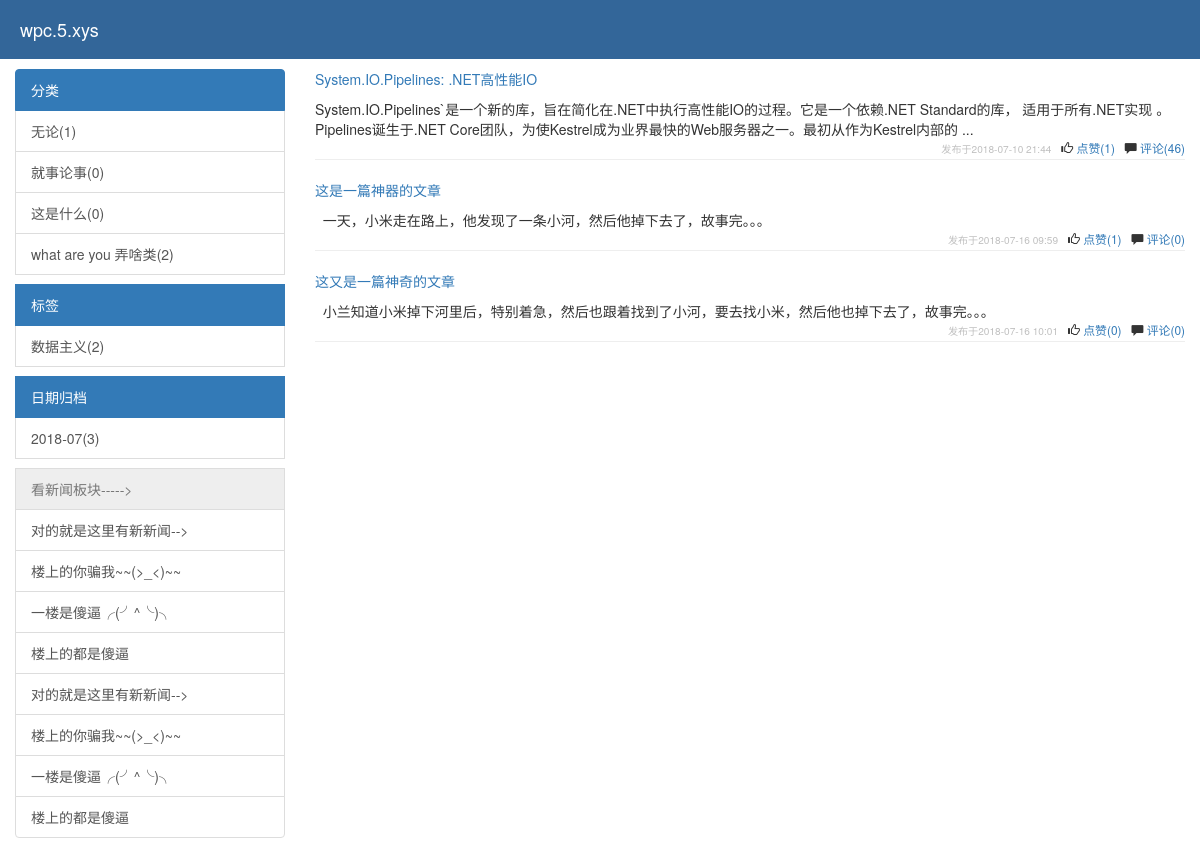
/wpc/, run on the app's committed database.
### blogapp/models.py (models this page shows, shortened)
class Blog(models.Model):
    nid = models.AutoField(primary_key=True)
    title = models.CharField(verbose_name='个人博客标题', max_length=64)
    site_name = models.CharField(verbose_name='站点名称', max_length=64)
    theme = models.CharField(verbose_name='博客主题', max_length=32)

class Category(models.Model):
    nid = models.AutoField(primary_key=True)
    title = models.CharField(verbose_name='分类标题', max_length=32)
    blog = models.ForeignKey(verbose_name='所属博客', to='Blog', to_field='nid', on_delete=models.CASCADE)

class Tag(models.Model):
    nid = models.AutoField(primary_key=True)
    title = models.CharField(verbose_name='标签名称', max_length=32)
    blog = models.ForeignKey(verbose_name='所属博客', to='Blog', to_field='nid', on_delete=models.CASCADE)

class Article(models.Model):
    nid = models.AutoField(primary_key=True)
    title = models.CharField(max_length=50, verbose_name='文章标题')
    desc = models.CharField(max_length=255, verbose_name='文章描述')
    create_time = models.DateTimeField(verbose_name='创建时间', auto_now_add=True)
    content = models.TextField()
    comment_count = models.IntegerField(default=0)
    up_count = models.IntegerField(default=0)
    down_count = models.IntegerField(default=0)
    user = models.ForeignKey(verbose_name='作者', to='UserInfo', to_field='nid', on_delete=models.CASCADE)
    category = models.ForeignKey(to='Category', to_field='nid', null=True, on_delete=models.CASCADE)
    tags = models.ManyToManyField(
        to="Tag",
        through='Article2Tag',
    )

### blogapp/views.py (the view)
# urls.py: re_path('(?P<username>\w+)/(?P<condition>article|category|tag)/(?P<pagam>.*)/', views.home_page),
def home_page(request,username,**kwargs):
    user = UserInfo.objects.filter(username=username).first()
    if not user:
        return render(request,'error.html')
    if kwargs:
        condition = kwargs.get('condition')
        pagam = kwargs.get('pagam')
        if condition == 'category':
            article = Article.objects.filter(user_id=user.pk).filter(category__title=pagam)
        elif condition == 'tag':
            artihcle = Article.objects.filter(user_id=user.pk).filter(tags__title=pagam)
        elif condition == 'article':
            year, month = pagam.split('-')
            print(year, month)
            article = Article.objects.filter(user__username=username).filter(create_time__year=year,
                                                                             create_time__month=month)
    else:
        article = Article.objects.filter(user_id=user.pk)
    blog = user.blog
    category_list = Category.objects.filter(blog=blog).annotate(c=Count('article__title')).values_list("title","c")
    Tag_list = Tag.objects.filter(blog=blog).annotate(c=Count('article__title')).values_list("title","c")
    time = Article.objects.filter(user=user).extra(select={'y_m_time':'strftime("%%Y-%%m",create_time)'}).values('y_m_time').annotate(c=Count('title')).values_list('y_m_time','c')
    return render(request,'home_page.html',locals())

### blogapp/models.py (called while the page is built)
    def __str__(self):
        return self.username

### blogapp/templatetags/my_tags.py (called while the page is built)
@register.inclusion_tag("left_html.html")
def cat_tag_time(username):
    user = UserInfo.objects.filter(username=username).first()
    blog = user.blog
    blog_id = Blog.objects.filter(site_name=user).values('nid').first()
    blog = blog_id.get('nid')
    category_list = Category.objects.filter(blog_id=blog).annotate(c=Count('article__title')).values_list("title", "c")
    Tag_list = Tag.objects.filter(blog_id=blog).annotate(c=Count('article__title')).values_list("title", "c")
    time = Article.objects.filter(user=user).extra(select={'y_m_time': 'strftime("%%Y-%%m",create_time)'}).values(
        'y_m_time').annotate(c=Count('title')).values_list('y_m_time', 'c')
    return {'category_list':category_list,'Tag_list':Tag_list,'time':time,'username':username}

### templates/home_page.html (shortened to what this page needs)
{% extends 'base.html' %}
{% block hearder %}
    <div class="header">
        <p class="title">{{ blog.title }}</p>
</div>
{% endblock %}
{% block container %}
    <div class="container-fluid">
    <div class="row" style="margin-top: 10px">
    {% block comment %}
        <div class="col-md-3">
        {% load my_tags %}
        {% cat_tag_time username %}
        </div>
        <div class="col-md-9">
            {% for art in article %}
                <div class="art_title">
                    <a href="/{{ username }}/articles/{{ art.pk }}"><p>{{ art.title }}</p></a>
                </div>
                <div class="art_desc">
                    <span class="media-left">{{ art.desc }}</span>
                </div>
                <div class="last pull-right small">
                    <span class="ziduan small">发布于{{ art.create_time|date:'Y-m-d H:i' }}</span>&nbsp;&nbsp;
                    <span><span class="glyphicon glyphicon-thumbs-up"></span>&nbsp;<a
                            href="">点赞({{ art.up_count }})</a></span>&nbsp;&nbsp;
                    <span><span class="glyphicon glyphicon-comment"></span>&nbsp;<a
                            href="">评论({{ art.comment_count }})</a></span>
                </div>
                <hr>
            {% endfor %}
        </div>
        {% endblock %}
    </div>
</div>
{% endblock %}

### templates/base.html (shortened to what this page needs)
<!DOCTYPE html>
<html lang="en">
<head>
    <link rel="stylesheet" href="/static/bootstrap/css/bootstrap.css">
</head>
<body>
{% block hearder %}{% endblock %}
{% block container %}{% endblock %}
</body>
</html>

### templates/left_html.html
<div class="list-group">
    <a href="#" class="list-group-item active">
        分类
    </a>
    {% for cate in category_list %}
        <a href="/{{ username }}/category/{{ cate.0 }}" class="list-group-item">{{ cate.0 }}({{ cate.1 }})</a>
    {% endfor %}
    <a href="#" class="list-group-item active biaoqian">
        标签
    </a>
    {% for tag in Tag_list %}
        <a href="/{{ username }}/tag/{{ tag.0 }}" class="list-group-item">{{ tag.0 }}({{ tag.1 }})</a>
    {% endfor %}
    <a href="#" class="list-group-item active biaoqian">
        日期归档
    </a>
    {% for tim in time %}
        <a href="/{{ username }}/article/{{ tim.0 }}" class="list-group-item">{{ tim.0 }}({{ tim.1 }})</a>
    {% endfor %}
    <a href="#" class="list-group-item disabled biaoqian">
        看新闻板块----->
    </a>
    <a href="#" class="list-group-item">对的就是这里有新新闻--></a>
    <a href="#" class="list-group-item">楼上的你骗我~~(>_<)~~</a>
    <a href="#" class="list-group-item">一楼是傻逼╭(╯^╰)╮</a>
    <a href="#" class="list-group-item">楼上的都是傻逼</a>
    <a href="#" class="list-group-item">对的就是这里有新新闻--></a>
    <a href="#" class="list-group-item">楼上的你骗我~~(>_<)~~</a>
    <a href="#" class="list-group-item">一楼是傻逼╭(╯^╰)╮</a>
    <a href="#" class="list-group-item">楼上的都是傻逼</a>
</div>

### templates/home_page.html (style rules this page uses)
* { margin: 0; padding: 0; }
.header { width: 100%; height: 59px; background-color: #369; }
.header .title { line-height: 59px; color: white; font-weight: lighter; margin-left: 20px; font-size: 18px; }
.biaoqian { margin-top: 10px; }
.ziduan { color:silver; }

### data on the page
Blog: title "wpc.5.xys"
Category: title "就事论事", cate "0"
Category: title "这是什么", cate "0"
Category: title "what are you 弄啥类", cate "2"
Tag: title "数据主义", nid "2"
Article: title "System.IO.Pipelines: .NET高性能IO", desc "System.IO.Pipelines`是一个新的库，旨在简化在.NET中执行高性能IO的过程。它是一个依赖.NET Standard的库， 适用于所有.NET实现 。 Pipelines诞生于.NET Core团队，为使Kestrel成为业界最快的Web服务器之一。最初从作为Kestrel内部的 ...", create_time "2018-07-10 21:44", up_count "1", comment_count "46"
Article: title "这是一篇神器的文章", desc "一天，小米走在路上，他发现了一条小河，然后他掉下去了，故事完。。。", create_time "2018-07-16 09:59", up_count "1", comment_count "0"
Article: title "这又是一篇神奇的文章", desc "小兰知道小米掉下河里后，特别着急，然后也跟着找到了小河，要去找小米，然后他也掉下去了，故事完。。。", create_time "2018-07-16 10:01", up_count "0", comment_count "0"

### other printed values
{{ cate.0 }} "无论"
{{ cate.1 }} "1"
{{ tim.0 }} "2018-07"
{{ tim.1 }} "3"
